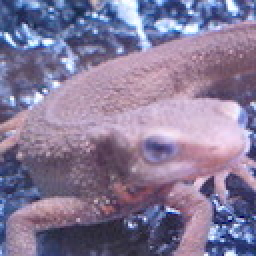
%> input picture Question_21_30/imori.jpg, 128 x 128 px (shown 2 times larger)
$ octave ans_28.m   (GNU Octave 9; MATLAB toolbox functions it lacks are replaced by stand-ins)
%> lines starting %> are read from the running program, lines starting %| are printed output that depends on the picture
clear
I = imread("imori.jpg");
%> I is the input picture: size 128x128x3 uint8; mean R, G, B 134.1, 121.8, 152.8
[H, W, C] = size(I);
%> H = 128; W = 128; C = 3

tx = -30;
ty = 30;

x = (1:W) + tx;
%> x = 128 values from -29 to 98
y = (1:H) + ty;
%> y = 128 values from 31 to 158

x(x<1) = W+1;
x(x>W+1) = W+1;

y(y<1) = H+1;
y(y>H+1) = H+1;

J = zeros(H+1, W+1, 3);

J(y, x, :) = I;
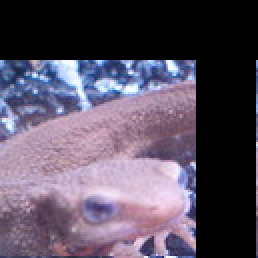
%> J: size 129x129x3 double (shown 2 times larger); mean R, G, B 88.9, 79.1, 96.6
J = uint8(J);
%> J: size 129x129x3 uint8
J = J(1:H, 1:W, :);
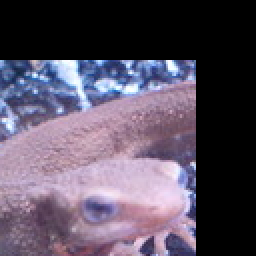
%> J: size 128x128x3 uint8 (shown 2 times larger); mean R, G, B 88.9, 79, 96.4
imshow(J);
